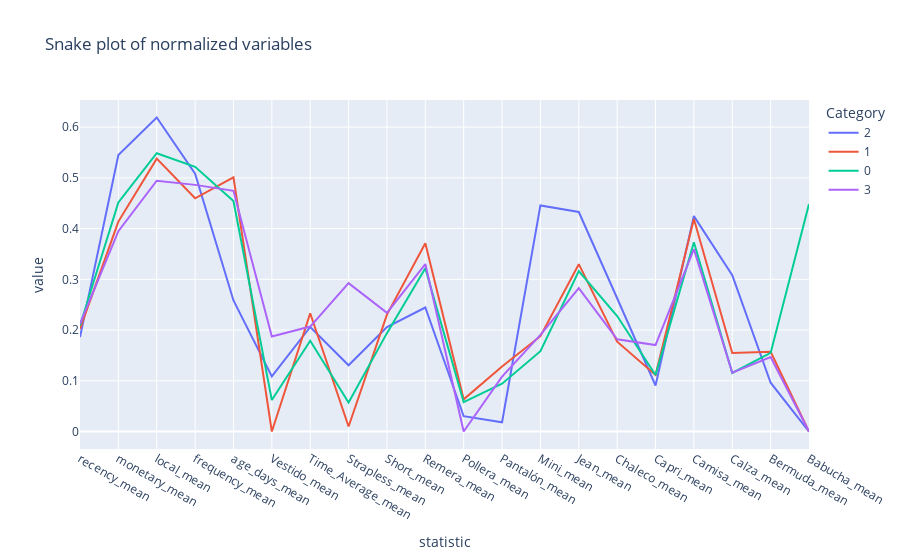

Source (notebook cell):
### Code cell
df_gmm = df.copy()
df_gmm.drop(['id_cliente','sexo','group_rfm','segment_rfm', 'group_kmeans'], axis=1, inplace=True)
gmm_statistics = cluster_summary(df_gmm, 'group_gmm', sta=True, statistics_list=['mean'])
gmm_statistics = gmm_statistics.sort_values(by=['statistic', 'value'], ascending=[False, True])

fig = px.line(gmm_statistics, x="statistic", y="value", color='category',
              title='Snake plot of normalized variables',
              labels=labels
              )
fig.show()

### Figure 1 — Plotly figure (JSON) as saved in the notebook; plotly's stock layout.template omitted (floating-point values rounded to 4 significant figures)
{"data": [{"hovertemplate": "Category=2<br>statistic=%{x}<br>value=%{y}<extra></extra>", "legendgroup": "2", "line": {"color": "#636efa", "dash": "solid"}, "marker": {"symbol": "circle"}, "mode": "lines", "name": "2", "orientation": "v", "showlegend": true, "type": "scatter", "x": ["recency_mean", "monetary_mean", "local_mean", "frequency_mean", "age_days_mean", "Vestido_mean", "Time_Average_mean", "Strapless_mean", "Short_mean", "Remera_mean", "Pollera_mean", "Pantalón_mean", "Mini_mean", "Jean_mean", "Chaleco_mean", "Capri_mean", "Camisa_mean", "Calza_mean", "Bermuda_mean", "Babucha_mean"], "xaxis": "x", "y": [0.186, 0.545, 0.6191, 0.5084, 0.2584, 0.1088, 0.2062, 0.1305, 0.2059, 0.2445, 0.03022, 0.01832, 0.4457, 0.4327, 0.2628, 0.09074, 0.4247, 0.3082, 0.0962, 0], "yaxis": "y"}, {"hovertemplate": "Category=1<br>statistic=%{x}<br>value=%{y}<extra></extra>", "legendgroup": "1", "line": {"color": "#EF553B", "dash": "solid"}, "marker": {"symbol": "circle"}, "mode": "lines", "name": "1", "orientation": "v", "showlegend": true, "type": "scatter", "x": ["recency_mean", "monetary_mean", "local_mean", "frequency_mean", "age_days_mean", "Vestido_mean", "Time_Average_mean", "Strapless_mean", "Short_mean", "Remera_mean", "Pollera_mean", "Pantalón_mean", "Mini_mean", "Jean_mean", "Chaleco_mean", "Capri_mean", "Camisa_mean", "Calza_mean", "Bermuda_mean", "Babucha_mean"], "xaxis": "x", "y": [0.2024, 0.4138, 0.5379, 0.4597, 0.5011, 0, 0.2331, 0.009938, 0.2304, 0.371, 0.06344, 0.1282, 0.1879, 0.3299, 0.1771, 0.1115, 0.4188, 0.1548, 0.1573, 0], "yaxis": "y"}, {"hovertemplate": "Category=0<br>statistic=%{x}<br>value=%{y}<extra></extra>", "legendgroup": "0", "line": {"color": "#00cc96", "dash": "solid"}, "marker": {"symbol": "circle"}, "mode": "lines", "name": "0", "orientation": "v", "showlegend": true, "type": "scatter", "x": ["recency_mean", "monetary_mean", "local_mean", "frequency_mean", "age_days_mean", "Vestido_mean", "Time_Average_mean", "Strapless_mean", "Short_mean", "Remera_mean", "Pollera_mean", "Pantalón_mean", "Mini_mean", "Jean_mean", "Chaleco_mean", "Capri_mean", "Camisa_mean", "Calza_mean", "Bermuda_mean", "Babucha_mean"], "xaxis": "x", "y": [0.209, 0.4516, 0.5486, 0.5217, 0.4545, 0.06202, 0.1789, 0.05723, 0.194, 0.322, 0.05799, 0.09442, 0.1584, 0.3164, 0.2278, 0.1115, 0.3732, 0.1154, 0.1551, 0.4483], "yaxis": "y"}, {"hovertemplate": "Category=3<br>statistic=%{x}<br>value=%{y}<extra></extra>", "legendgroup": "3", "line": {"color": "#ab63fa", "dash": "solid"}, "marker": {"symbol": "circle"}, "mode": "lines", "name": "3", "orientation": "v", "showlegend": true, "type": "scatter", "x": ["recency_mean", "monetary_mean", "local_mean", "frequency_mean", "age_days_mean", "Vestido_mean", "Time_Average_mean", "Strapless_mean", "Short_mean", "Remera_mean", "Pollera_mean", "Pantalón_mean", "Mini_mean", "Jean_mean", "Chaleco_mean", "Capri_mean", "Camisa_mean", "Calza_mean", "Bermuda_mean", "Babucha_mean"], "xaxis": "x", "y": [0.2123, 0.3948, 0.4944, 0.4862, 0.4746, 0.1875, 0.2069, 0.2925, 0.2341, 0.3302, 0, 0.1082, 0.1906, 0.2828, 0.1819, 0.1705, 0.3595, 0.1161, 0.1467, 0], "yaxis": "y"}], "layout": {"legend": {"title": {"text": "Category"}, "tracegroupgap": 0}, "title": {"text": "Snake plot of normalized variables"}, "xaxis": {"anchor": "y", "domain": [0, 1], "title": {"text": "statistic"}}, "yaxis": {"anchor": "x", "domain": [0, 1], "title": {"text": "value"}}}}
